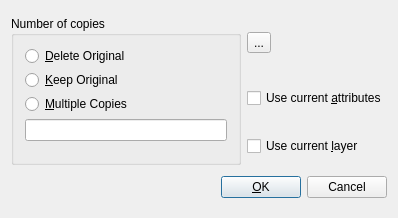
<?xml version="1.0" encoding="UTF-8"?>
<ui version="4.0">
 <class>QG_DlgMove</class>
 <widget class="QDialog" name="QG_DlgMove">
  <property name="geometry">
   <rect>
    <x>0</x>
    <y>0</y>
    <width>398</width>
    <height>218</height>
   </rect>
  </property>
  <property name="sizePolicy">
   <sizepolicy hsizetype="Minimum" vsizetype="Minimum">
    <horstretch>0</horstretch>
    <verstretch>0</verstretch>
   </sizepolicy>
  </property>
  <property name="minimumSize">
   <size>
    <width>300</width>
    <height>190</height>
   </size>
  </property>
  <property name="windowTitle">
   <string>Moving Options</string>
  </property>
  <layout class="QGridLayout">
   <item row="0" column="0" rowspan="3">
    <widget class="Q3ButtonGroup" name="bgNumber">
     <property name="title">
      <string>Number of copies</string>
     </property>
     <layout class="QVBoxLayout">
      <item>
       <widget class="QRadioButton" name="rbMove">
        <property name="sizePolicy">
         <sizepolicy hsizetype="Minimum" vsizetype="Preferred">
          <horstretch>0</horstretch>
          <verstretch>0</verstretch>
         </sizepolicy>
        </property>
        <property name="minimumSize">
         <size>
          <width>0</width>
          <height>18</height>
         </size>
        </property>
        <property name="text">
         <string>&amp;Delete Original</string>
        </property>
       </widget>
      </item>
      <item>
       <widget class="QRadioButton" name="rbCopy">
        <property name="sizePolicy">
         <sizepolicy hsizetype="Minimum" vsizetype="Preferred">
          <horstretch>0</horstretch>
          <verstretch>0</verstretch>
         </sizepolicy>
        </property>
        <property name="minimumSize">
         <size>
          <width>0</width>
          <height>18</height>
         </size>
        </property>
        <property name="text">
         <string>&amp;Keep Original</string>
        </property>
       </widget>
      </item>
      <item>
       <widget class="QRadioButton" name="rbMultiCopy">
        <property name="sizePolicy">
         <sizepolicy hsizetype="Minimum" vsizetype="Preferred">
          <horstretch>0</horstretch>
          <verstretch>0</verstretch>
         </sizepolicy>
        </property>
        <property name="minimumSize">
         <size>
          <width>0</width>
          <height>18</height>
         </size>
        </property>
        <property name="text">
         <string>&amp;Multiple Copies</string>
        </property>
       </widget>
      </item>
      <item>
       <widget class="QLineEdit" name="leNumber"/>
      </item>
      <item>
       <spacer name="spacer7">
        <property name="orientation">
         <enum>Qt::Vertical</enum>
        </property>
        <property name="sizeType">
         <enum>QSizePolicy::Expanding</enum>
        </property>
        <property name="sizeHint" stdset="0">
         <size>
          <width>20</width>
          <height>130</height>
         </size>
        </property>
       </spacer>
      </item>
     </layout>
    </widget>
   </item>
   <item row="1" column="1">
    <widget class="QCheckBox" name="cbCurrentAttributes">
     <property name="text">
      <string>Use current &amp;attributes</string>
     </property>
    </widget>
   </item>
   <item row="2" column="1">
    <widget class="QCheckBox" name="cbCurrentLayer">
     <property name="text">
      <string>Use current &amp;layer</string>
     </property>
    </widget>
   </item>
   <item row="3" column="0" colspan="2">
    <layout class="QHBoxLayout">
     <item>
      <spacer name="spacer">
       <property name="orientation">
        <enum>Qt::Horizontal</enum>
       </property>
       <property name="sizeType">
        <enum>QSizePolicy::Expanding</enum>
       </property>
       <property name="sizeHint" stdset="0">
        <size>
         <width>40</width>
         <height>20</height>
        </size>
       </property>
      </spacer>
     </item>
     <item>
      <widget class="QPushButton" name="bOk">
       <property name="text">
        <string>&amp;OK</string>
       </property>
       <property name="shortcut">
        <string>Alt+O</string>
       </property>
       <property name="default">
        <bool>true</bool>
       </property>
      </widget>
     </item>
     <item>
      <widget class="QPushButton" name="bCancel">
       <property name="text">
        <string>Cancel</string>
       </property>
       <property name="shortcut">
        <string>Esc</string>
       </property>
      </widget>
     </item>
    </layout>
   </item>
   <item row="0" column="1">
    <widget class="QToolButton" name="toolButton">
     <property name="text">
      <string>...</string>
     </property>
     <property name="icon">
      <iconset resource="png/icons.qrc">
       <normaloff>:/ui/icons/dlgmodifymove.png</normaloff>:/ui/icons/dlgmodifymove.png</iconset>
     </property>
     <property name="iconSize">
      <size>
       <width>80</width>
       <height>80</height>
      </size>
     </property>
    </widget>
   </item>
  </layout>
 </widget>
 <layoutdefault spacing="6" margin="11"/>
 <customwidgets>
  <customwidget>
   <class>Q3GroupBox</class>
   <extends>QGroupBox</extends>
   <header>Qt3Support/Q3GroupBox</header>
   <container>1</container>
  </customwidget>
  <customwidget>
   <class>Q3ButtonGroup</class>
   <extends>Q3GroupBox</extends>
   <header>Qt3Support/Q3ButtonGroup</header>
   <container>1</container>
  </customwidget>
 </customwidgets>
 <includes>
  <include location="local">rs_modification.h</include>
 </includes>
 <resources>
  <include location="png/icons.qrc"/>
 </resources>
 <connections>
  <connection>
   <sender>rbMove</sender>
   <signal>toggled(bool)</signal>
   <receiver>leNumber</receiver>
   <slot>setDisabled(bool)</slot>
   <hints>
    <hint type="sourcelabel">
     <x>20</x>
     <y>20</y>
    </hint>
    <hint type="destinationlabel">
     <x>20</x>
     <y>20</y>
    </hint>
   </hints>
  </connection>
  <connection>
   <sender>rbCopy</sender>
   <signal>toggled(bool)</signal>
   <receiver>leNumber</receiver>
   <slot>setDisabled(bool)</slot>
   <hints>
    <hint type="sourcelabel">
     <x>20</x>
     <y>20</y>
    </hint>
    <hint type="destinationlabel">
     <x>20</x>
     <y>20</y>
    </hint>
   </hints>
  </connection>
  <connection>
   <sender>rbMultiCopy</sender>
   <signal>toggled(bool)</signal>
   <receiver>leNumber</receiver>
   <slot>setEnabled(bool)</slot>
   <hints>
    <hint type="sourcelabel">
     <x>20</x>
     <y>20</y>
    </hint>
    <hint type="destinationlabel">
     <x>20</x>
     <y>20</y>
    </hint>
   </hints>
  </connection>
  <connection>
   <sender>bOk</sender>
   <signal>clicked()</signal>
   <receiver>QG_DlgMove</receiver>
   <slot>accept()</slot>
   <hints>
    <hint type="sourcelabel">
     <x>20</x>
     <y>20</y>
    </hint>
    <hint type="destinationlabel">
     <x>20</x>
     <y>20</y>
    </hint>
   </hints>
  </connection>
  <connection>
   <sender>bCancel</sender>
   <signal>clicked()</signal>
   <receiver>QG_DlgMove</receiver>
   <slot>reject()</slot>
   <hints>
    <hint type="sourcelabel">
     <x>20</x>
     <y>20</y>
    </hint>
    <hint type="destinationlabel">
     <x>20</x>
     <y>20</y>
    </hint>
   </hints>
  </connection>
 </connections>
</ui>
